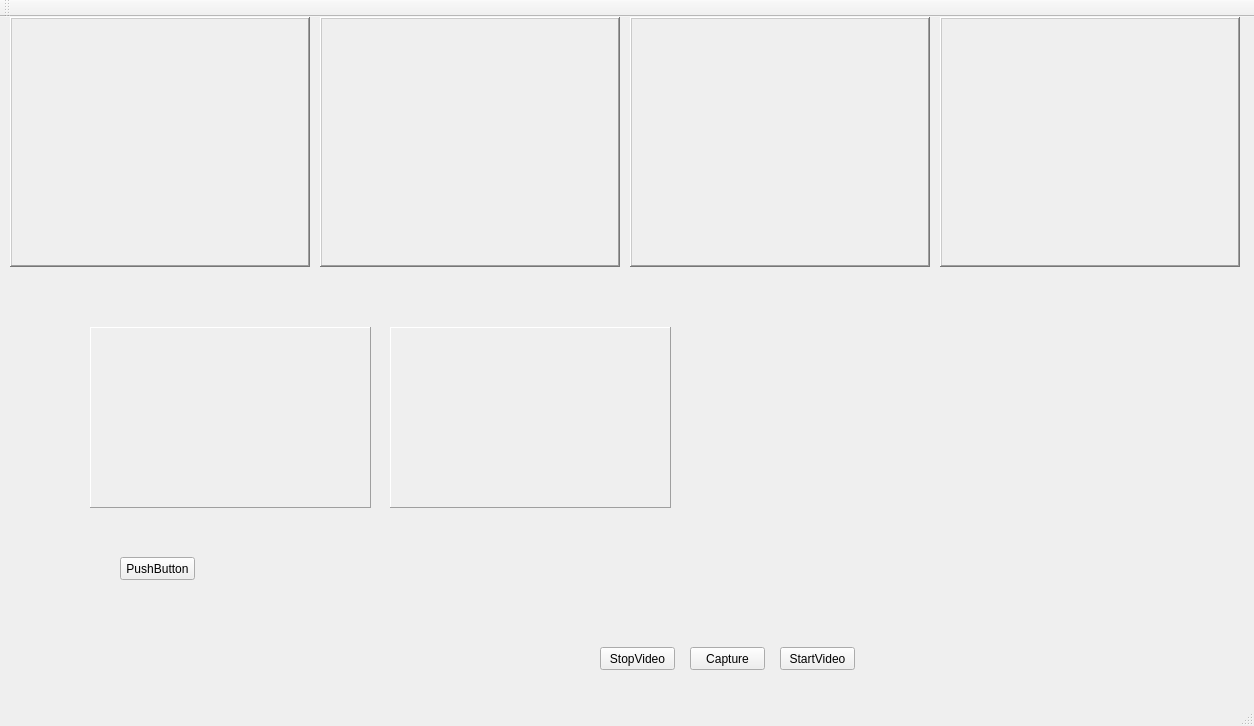
<?xml version="1.0" encoding="UTF-8"?>
<ui version="4.0">
 <class>MainWindow</class>
 <widget class="QMainWindow" name="MainWindow">
  <property name="geometry">
   <rect>
    <x>0</x>
    <y>0</y>
    <width>1254</width>
    <height>726</height>
   </rect>
  </property>
  <property name="windowTitle">
   <string>MainWindow</string>
  </property>
  <widget class="QWidget" name="centralWidget">
   <widget class="QPushButton" name="pushButton_2">
    <property name="geometry">
     <rect>
      <x>690</x>
      <y>630</y>
      <width>75</width>
      <height>23</height>
     </rect>
    </property>
    <property name="text">
     <string>Capture</string>
    </property>
   </widget>
   <widget class="QPushButton" name="pushButton_3">
    <property name="geometry">
     <rect>
      <x>600</x>
      <y>630</y>
      <width>75</width>
      <height>23</height>
     </rect>
    </property>
    <property name="text">
     <string>StopVideo</string>
    </property>
   </widget>
   <widget class="QPushButton" name="pushButton">
    <property name="geometry">
     <rect>
      <x>780</x>
      <y>630</y>
      <width>75</width>
      <height>23</height>
     </rect>
    </property>
    <property name="text">
     <string>StartVideo</string>
    </property>
   </widget>
   <widget class="QFrame" name="frame1">
    <property name="geometry">
     <rect>
      <x>320</x>
      <y>0</y>
      <width>300</width>
      <height>250</height>
     </rect>
    </property>
    <property name="frameShape">
     <enum>QFrame::WinPanel</enum>
    </property>
    <property name="frameShadow">
     <enum>QFrame::Raised</enum>
    </property>
   </widget>
   <widget class="QFrame" name="frame2">
    <property name="geometry">
     <rect>
      <x>630</x>
      <y>0</y>
      <width>300</width>
      <height>250</height>
     </rect>
    </property>
    <property name="frameShape">
     <enum>QFrame::WinPanel</enum>
    </property>
    <property name="frameShadow">
     <enum>QFrame::Raised</enum>
    </property>
   </widget>
   <widget class="QFrame" name="frame0">
    <property name="geometry">
     <rect>
      <x>10</x>
      <y>0</y>
      <width>300</width>
      <height>250</height>
     </rect>
    </property>
    <property name="frameShape">
     <enum>QFrame::WinPanel</enum>
    </property>
    <property name="frameShadow">
     <enum>QFrame::Raised</enum>
    </property>
   </widget>
   <widget class="QFrame" name="frame3">
    <property name="geometry">
     <rect>
      <x>940</x>
      <y>0</y>
      <width>300</width>
      <height>250</height>
     </rect>
    </property>
    <property name="frameShape">
     <enum>QFrame::WinPanel</enum>
    </property>
    <property name="frameShadow">
     <enum>QFrame::Raised</enum>
    </property>
   </widget>
   <widget class="QFrame" name="frame">
    <property name="geometry">
     <rect>
      <x>90</x>
      <y>310</y>
      <width>281</width>
      <height>181</height>
     </rect>
    </property>
    <property name="frameShape">
     <enum>QFrame::Panel</enum>
    </property>
    <property name="frameShadow">
     <enum>QFrame::Raised</enum>
    </property>
   </widget>
   <widget class="QPushButton" name="pushButton_4">
    <property name="geometry">
     <rect>
      <x>120</x>
      <y>540</y>
      <width>75</width>
      <height>23</height>
     </rect>
    </property>
    <property name="text">
     <string>PushButton</string>
    </property>
   </widget>
   <widget class="QFrame" name="frame_2">
    <property name="geometry">
     <rect>
      <x>390</x>
      <y>310</y>
      <width>281</width>
      <height>181</height>
     </rect>
    </property>
    <property name="frameShape">
     <enum>QFrame::Panel</enum>
    </property>
    <property name="frameShadow">
     <enum>QFrame::Raised</enum>
    </property>
   </widget>
  </widget>
  <widget class="QMenuBar" name="menuBar">
   <property name="geometry">
    <rect>
     <x>0</x>
     <y>0</y>
     <width>1254</width>
     <height>19</height>
    </rect>
   </property>
  </widget>
  <widget class="QToolBar" name="mainToolBar">
   <attribute name="toolBarArea">
    <enum>TopToolBarArea</enum>
   </attribute>
   <attribute name="toolBarBreak">
    <bool>false</bool>
   </attribute>
  </widget>
  <widget class="QStatusBar" name="statusBar"/>
 </widget>
 <layoutdefault spacing="6" margin="11"/>
 <resources/>
 <connections/>
</ui>
